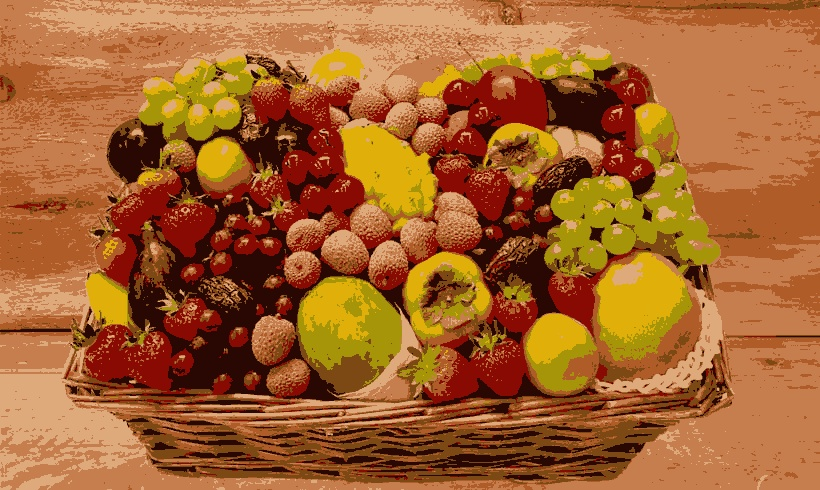
//> input picture img/kmeans0.jpg, 820 x 490 px, given in place of the camera
$ ./motiondetector   (built with g++ and OpenCV 4)
//> lines starting //> are read from the running program, lines starting //| are printed output that depends on the picture; after the words box and inside, x2 and y2 are one past the last pixel; in counts of white or black regions, pixels touching at a corner belong together
#include <iostream>
#include <opencv2/opencv.hpp>
#include <opencv2/imgcodecs.hpp>
#include <opencv2/highgui.hpp>
#include <opencv2/imgproc.hpp>
#include <cstdlib>
#include <cmath>

int main() {
    cv::Mat image;
    int width, height;
    cv::VideoCapture cap;
    std::vector<cv::Mat> planes;
    cv::Mat hist;
    int nbins = 64;
    float range[] = { 0, 255 };
    const float* histrange = { range };
    bool uniform = true;
    bool acummulate = false;
    int key;
    cap.open(1);

    if (!cap.isOpened()) {
        std::cout << "cameras indisponiveis";
        return -1;
    }

    cap.set(cv::CAP_PROP_FRAME_WIDTH, 640);
    cap.set(cv::CAP_PROP_FRAME_HEIGHT, 480);
    width = cap.get(cv::CAP_PROP_FRAME_WIDTH);
    height = cap.get(cv::CAP_PROP_FRAME_HEIGHT);

    std::cout << "largura = " << width << std::endl;
    std::cout << "altura  = " << height << std::endl;

    int histw = nbins, histh = nbins / 2;
    cv::Mat histImg(histh, histw, CV_8UC3, cv::Scalar(0, 0, 0));
    cv::Mat led(histh, histw, CV_8UC3, cv::Scalar(0, 0, 0));
    cv::Mat hist2;
    cap >> image;
//> image is the input picture: 490 rows x 820 cols, CV_8UC3; mean B, G, R 46.4, 98.8, 164.5

    cv::split(image, planes);
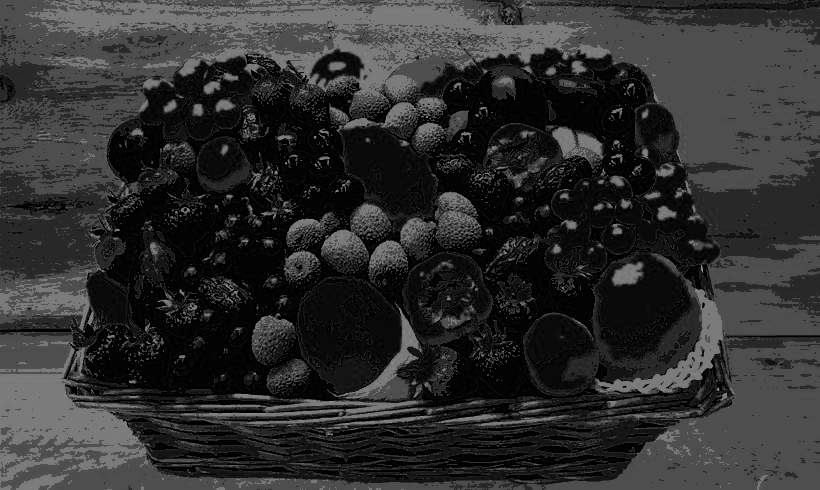
//> planes[0]: 490 rows x 820 cols, CV_8UC1; min 0, max 149, mean 46.4
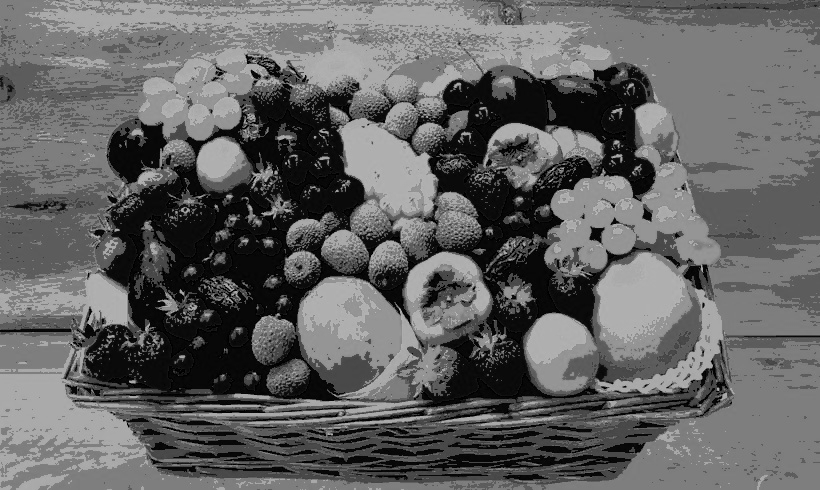
//> planes[1]: 490 rows x 820 cols, CV_8UC1; min 0, max 190, mean 98.8
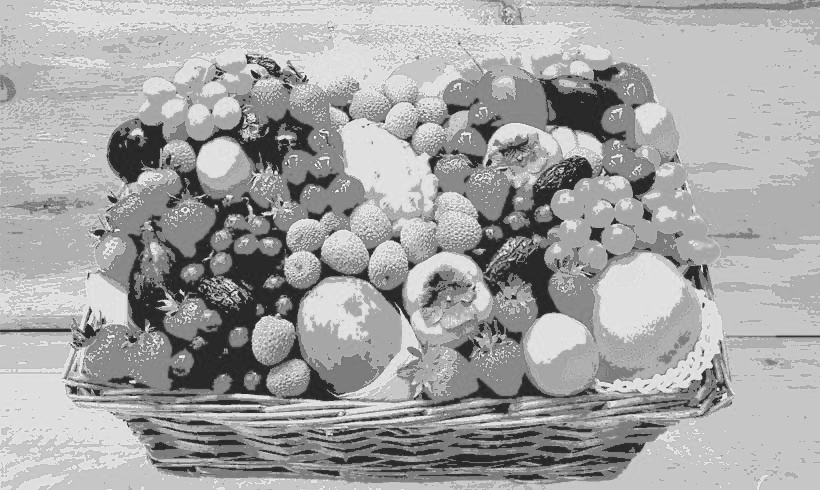
//> planes[2]: 490 rows x 820 cols, CV_8UC1; min 30, max 255, mean 164.5
    cv::calcHist(&planes[0], 1, 0, cv::Mat(), hist2, 1, &nbins, &histrange, uniform, acummulate);
//> hist2 = 64 values, max 72822 at index 0, min 0 at index 38, mean 6278.1
    cv::normalize(hist2, hist2, 0, histImg.rows, cv::NORM_MINMAX, -1, cv::Mat());
//> hist2 = 64 values, max 32 at index 0, min 0 at index 38, mean 2.76


    while (1) {
        cap >> image;
        cv::split(image, planes);
        cv::calcHist(&planes[0], 1, 0, cv::Mat(), hist, 1, &nbins, &histrange, uniform, acummulate);
//> hist = 64 values, max 72822 at index 0, min 0 at index 38, mean 6278.1
        cv::normalize(hist, hist, 0, histImg.rows, cv::NORM_MINMAX, -1, cv::Mat());
//> hist has the same summary as hist2
        histImg.setTo(cv::Scalar(0));

        led.setTo(cv::Scalar(0, 0, 255));
        led.copyTo(image(cv::Rect(0, histh, nbins, histh)));
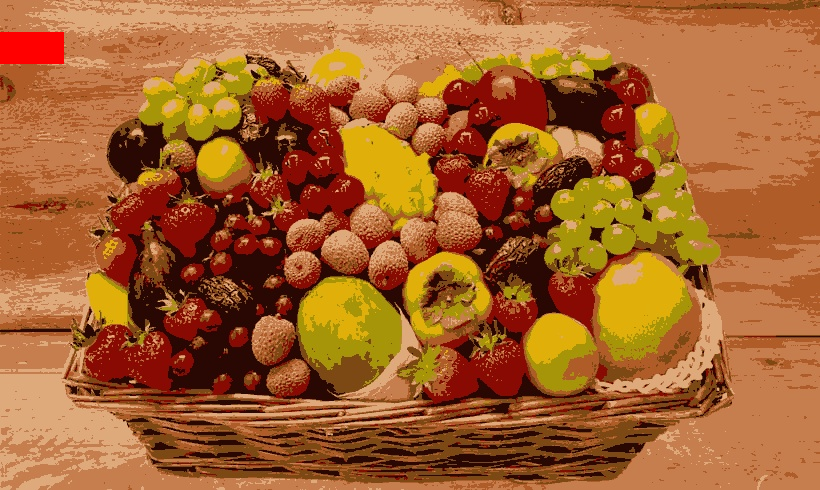
//> image: 490 rows x 820 cols, CV_8UC3; 0.51% of pixels changed, all inside (x1, y1, x2, y2) = (0, 32, 64, 64)

        double dif = cv::compareHist(hist, hist2, 0);
//> dif = 1
        std::cout << dif << std::endl;
//| 1

        if (dif < 0.995) {
            led.setTo(cv::Scalar(0, 255, 0));
            led.copyTo(image(cv::Rect(0, histh, nbins, histh)));
            std::cout << abs(dif) << std::endl;
        }

        cv::calcHist(&planes[0], 1, 0, cv::Mat(), hist2, 1, &nbins, &histrange, uniform, acummulate);
//> hist2 has the same summary as hist
        cv::normalize(hist2, hist2, 0, histImg.rows, cv::NORM_MINMAX, -1, cv::Mat());

        for (int i = 0; i < nbins; i++) {
            cv::line(histImg,
                cv::Point(i, histh),
                cv::Point(i, histh - cvRound(hist.at<float>(i))),
                cv::Scalar(255, 0, 0), 1, 8, 0);
        }
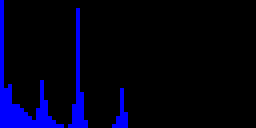
//> histImg: 32 rows x 64 cols, CV_8UC3 (shown 4 times larger); mean B, G, R 21.9, 0, 0
        histImg.copyTo(image(cv::Rect(0, 0, nbins, histh)));
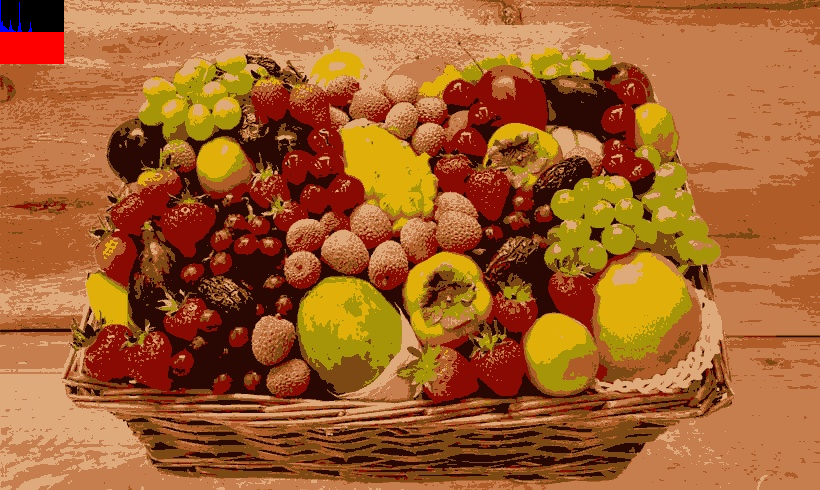
//> image: 490 rows x 820 cols, CV_8UC3; 0.51% of pixels changed, all inside (x1, y1, x2, y2) = (0, 0, 64, 32)
        cv::imshow("image", image);
        key = cv::waitKey(30);
//> the Esc key is pressed
        if (key == 27) break;
    }
    return 0;
}
